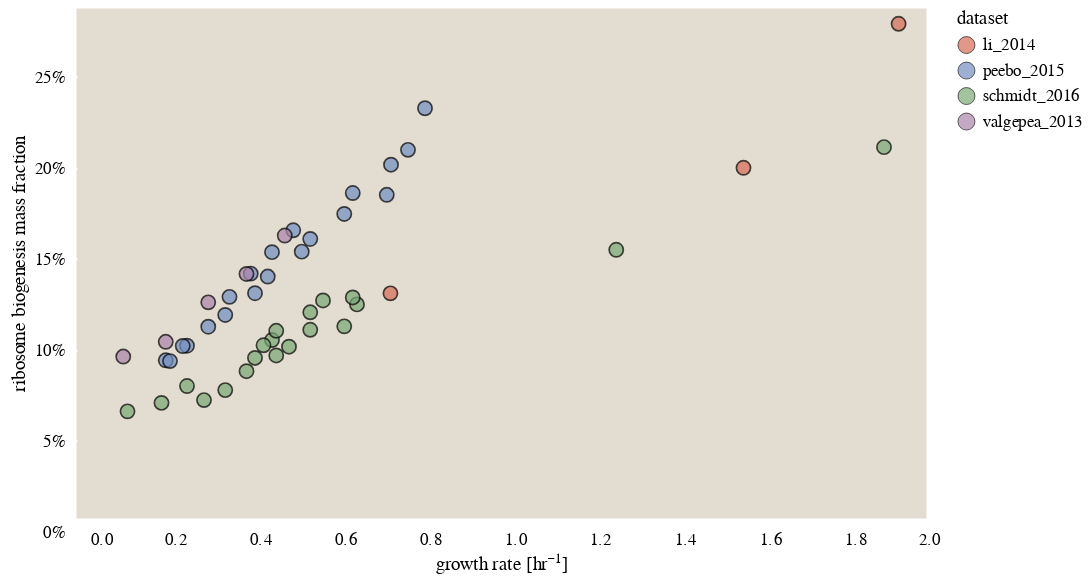

The cell this chart's notebook holds for it:
### Code cell
base = alt.Chart(ribo_frac, width=500, height=300)

# Define the defaults
defaults = {'stroke':alt.value('black'),
            'strokeWidth':alt.value(1),
            'fill':'dataset', 
            'x' : alt.X('growth_rate_hr', axis=alt.Axis(title='growth rate [hr\u207b\u00b9]')),
            'tooltip':['condition', 'dataset','growth_rate_hr']} 
           
# Encode the points. 
frac_mass = base.mark_point(size=70).encode( 
        y = alt.Y('frac_mass', axis=alt.Axis(format='%', title='ribosome biogenesis mass fraction')),
        **defaults
).interactive()

frac_mass

### Figure 1 — Vega-Lite specification as saved in the notebook (floating-point values rounded to 4 significant figures)
{"$schema": "https://vega.github.io/schema/vega-lite/v3.4.0.json", "config": {"axis": {"domainColor": null, "grid": false, "labelFont": "Lucida Sans", "tickColor": "white", "tickOffset": 8, "tickWidth": 1.5, "ticks": true, "titleFont": "Lucida Sans", "titleFontWeight": 400}, "background": "white", "group": {"fill": "#E3DCD0"}, "legend": {"labelFont": "Lucida Sans", "titleFont": "Lucida Sans", "titleFontWeight": 400}, "mark": {"stroke": "black", "strokeWidth": 0.5}, "range": {"category": ["#D56C55", "#738FC1", "#7AA974", "#AB85AC", "#7E9D90", "#905426", "#EAC264"]}, "title": {"anchor": "middle", "font": "Lucida Sans", "fontWeight": 400}, "view": {"fill": "#E3DCD0", "height": 300, "strokeWidth": 0, "width": 400}}, "data": {"name": "data-7541c774cba169085bc8da02d18144f1"}, "datasets": {"data-7541c774cba169085bc8da02d18144f1": [{"condition": "42C", "dataset": "schmidt_2016", "frac_mass": 0.1176, "frac_size": 0.2325, "growth_rate_hr": 0.66, "ribo_mass": 29.8, "ribo_size": 1216000.0, "tot_count": 4255553, "tot_mass": 253.5}, {"condition": "MOPS complete", "dataset": "li_2014", "frac_mass": 0.2716, "frac_size": 0.4356, "growth_rate_hr": 1.934, "ribo_mass": 184.9, "ribo_size": 7860819, "tot_count": 4255553, "tot_mass": 680.6}, {"condition": "MOPS complete without methionine", "dataset": "li_2014", "frac_mass": 0.1925, "frac_size": 0.3509, "growth_rate_hr": 1.569, "ribo_mass": 86.52, "ribo_size": 3656945, "tot_count": 4255553, "tot_mass": 449.3}, {"condition": "MOPS minimal", "dataset": "li_2014", "frac_mass": 0.1236, "frac_size": 0.2266, "growth_rate_hr": 0.7387, "ribo_mass": 29.39, "ribo_size": 1274867, "tot_count": 4255553, "tot_mass": 237.8}, {"condition": "acetate", "dataset": "schmidt_2016", "frac_mass": 0.065, "frac_size": 0.1362, "growth_rate_hr": 0.3, "ribo_mass": 13.63, "ribo_size": 553500.0, "tot_count": 4255553, "tot_mass": 209.7}, {"condition": "chemostat_u0.12", "dataset": "schmidt_2016", "frac_mass": 0.05882, "frac_size": 0.1216, "growth_rate_hr": 0.12, "ribo_mass": 11.22, "ribo_size": 442100.0, "tot_count": 4255553, "tot_mass": 190.8}, {"condition": "chemostat_u0.2", "dataset": "schmidt_2016", "frac_mass": 0.06347, "frac_size": 0.1314, "growth_rate_hr": 0.2, "ribo_mass": 12.63, "ribo_size": 502000.0, "tot_count": 4255553, "tot_mass": 199.0}, {"condition": "chemostat_u0.35", "dataset": "schmidt_2016", "frac_mass": 0.07048, "frac_size": 0.1443, "growth_rate_hr": 0.35, "ribo_mass": 15.18, "ribo_size": 602800.0, "tot_count": 4255553, "tot_mass": 215.3}, {"condition": "chemostat_u0.5", "dataset": "schmidt_2016", "frac_mass": 0.09433, "frac_size": 0.1894, "growth_rate_hr": 0.5, "ribo_mass": 21.98, "ribo_size": 869300.0, "tot_count": 4255553, "tot_mass": 233.0}, {"condition": "fructose", "dataset": "schmidt_2016", "frac_mass": 0.1214, "frac_size": 0.2401, "growth_rate_hr": 0.65, "ribo_mass": 30.61, "ribo_size": 1230000.0, "tot_count": 4255553, "tot_mass": 252.2}, {"condition": "fumarate", "dataset": "schmidt_2016", "frac_mass": 0.08816, "frac_size": 0.1759, "growth_rate_hr": 0.42, "ribo_mass": 19.7, "ribo_size": 791200.0, "tot_count": 4255553, "tot_mass": 223.4}, {"condition": "galactose", "dataset": "schmidt_2016", "frac_mass": 0.07273, "frac_size": 0.1493, "growth_rate_hr": 0.26, "ribo_mass": 14.93, "ribo_size": 612700.0, "tot_count": 4255553, "tot_mass": 205.4}, {"condition": "glucosamine", "dataset": "schmidt_2016", "frac_mass": 0.09799, "frac_size": 0.1938, "growth_rate_hr": 0.46, "ribo_mass": 22.36, "ribo_size": 915400.0, "tot_count": 4255553, "tot_mass": 228.2}, {"condition": "glucose", "dataset": "schmidt_2016", "frac_mass": 0.1197, "frac_size": 0.2345, "growth_rate_hr": 0.58, "ribo_mass": 29.1, "ribo_size": 1182376, "tot_count": 4255553, "tot_mass": 243.1}, {"condition": "glucose_minimal", "dataset": "peebo_2015", "frac_mass": 0.08685, "frac_size": 0.1682, "growth_rate_hr": 0.21, "ribo_mass": 16.25, "ribo_size": 629300.0, "tot_count": 4255553, "tot_mass": 187.1}, {"condition": "glucose_minimal", "dataset": "peebo_2015", "frac_mass": 0.08642, "frac_size": 0.1682, "growth_rate_hr": 0.22, "ribo_mass": 16.31, "ribo_size": 632000.0, "tot_count": 4255553, "tot_mass": 188.7}, {"condition": "glucose_minimal", "dataset": "peebo_2015", "frac_mass": 0.09487, "frac_size": 0.1828, "growth_rate_hr": 0.26, "ribo_mass": 18.52, "ribo_size": 717900.0, "tot_count": 4255553, "tot_mass": 195.2}, {"condition": "glucose_minimal", "dataset": "peebo_2015", "frac_mass": 0.1053, "frac_size": 0.2007, "growth_rate_hr": 0.31, "ribo_mass": 21.41, "ribo_size": 826300.0, "tot_count": 4255553, "tot_mass": 203.3}, {"condition": "glucose_minimal", "dataset": "peebo_2015", "frac_mass": 0.1217, "frac_size": 0.2265, "growth_rate_hr": 0.36, "ribo_mass": 25.73, "ribo_size": 991800.0, "tot_count": 4255553, "tot_mass": 211.5}, {"condition": "glucose_minimal", "dataset": "peebo_2015", "frac_mass": 0.1344, "frac_size": 0.249, "growth_rate_hr": 0.41, "ribo_mass": 29.52, "ribo_size": 1133000.0, "tot_count": 4255553, "tot_mass": 219.6}, {"condition": "glucose_minimal", "dataset": "peebo_2015", "frac_mass": 0.1462, "frac_size": 0.2677, "growth_rate_hr": 0.46, "ribo_mass": 33.3, "ribo_size": 1275000.0, "tot_count": 4255553, "tot_mass": 227.7}, {"condition": "glucose_minimal", "dataset": "peebo_2015", "frac_mass": 0.1582, "frac_size": 0.2862, "growth_rate_hr": 0.51, "ribo_mass": 37.32, "ribo_size": 1428000.0, "tot_count": 4255553, "tot_mass": 235.8}, {"condition": "glucose_minimal", "dataset": "valgepea_2013", "frac_mass": 0.0889, "frac_size": 0.1797, "growth_rate_hr": 0.11, "ribo_mass": 15.12, "ribo_size": 610900.0, "tot_count": 4255553, "tot_mass": 170.1}, {"condition": "glucose_minimal", "dataset": "valgepea_2013", "frac_mass": 0.09701, "frac_size": 0.2, "growth_rate_hr": 0.21, "ribo_mass": 17.4, "ribo_size": 700900.0, "tot_count": 4255553, "tot_mass": 179.3}, {"condition": "glucose_minimal", "dataset": "valgepea_2013", "frac_mass": 0.1187, "frac_size": 0.2384, "growth_rate_hr": 0.31, "ribo_mass": 22.43, "ribo_size": 888600.0, "tot_count": 4255553, "tot_mass": 189.0}, {"condition": "glucose_minimal", "dataset": "valgepea_2013", "frac_mass": 0.1342, "frac_size": 0.27, "growth_rate_hr": 0.4, "ribo_mass": 26.61, "ribo_size": 1075000.0, "tot_count": 4255553, "tot_mass": 198.2}, {"condition": "glucose_minimal", "dataset": "valgepea_2013", "frac_mass": 0.1554, "frac_size": 0.3048, "growth_rate_hr": 0.49, "ribo_mass": 32.29, "ribo_size": 1297014, "tot_count": 4255553, "tot_mass": 207.8}, {"condition": "glycerol", "dataset": "schmidt_2016", "frac_mass": 0.103, "frac_size": 0.2022, "growth_rate_hr": 0.47, "ribo_mass": 23.63, "ribo_size": 952400.0, "tot_count": 4255553, "tot_mass": 229.4}, {"condition": "glycerol_pAA", "dataset": "schmidt_2016", "frac_mass": 0.1475, "frac_size": 0.2825, "growth_rate_hr": 1.27, "ribo_mass": 51.58, "ribo_size": 2129000.0, "tot_count": 4255553, "tot_mass": 349.6}, {"condition": "lb_miller", "dataset": "schmidt_2016", "frac_mass": 0.2039, "frac_size": 0.363, "growth_rate_hr": 1.9, "ribo_mass": 99.33, "ribo_size": 4013000.0, "tot_count": 4255553, "tot_mass": 487.2}, {"condition": "mannose", "dataset": "schmidt_2016", "frac_mass": 0.0895, "frac_size": 0.1797, "growth_rate_hr": 0.47, "ribo_mass": 20.53, "ribo_size": 823200.0, "tot_count": 4255553, "tot_mass": 229.4}, {"condition": "osmotic_stress_glucose", "dataset": "schmidt_2016", "frac_mass": 0.1036, "frac_size": 0.2027, "growth_rate_hr": 0.55, "ribo_mass": 24.79, "ribo_size": 1072000.0, "tot_count": 4255553, "tot_mass": 239.2}, {"condition": "pH6", "dataset": "schmidt_2016", "frac_mass": 0.1055, "frac_size": 0.2048, "growth_rate_hr": 0.63, "ribo_mass": 26.32, "ribo_size": 1118000.0, "tot_count": 4255553, "tot_mass": 249.5}, {"condition": "pyruvate", "dataset": "schmidt_2016", "frac_mass": 0.08089, "frac_size": 0.1665, "growth_rate_hr": 0.4, "ribo_mass": 17.88, "ribo_size": 719100.0, "tot_count": 4255553, "tot_mass": 221.1}, {"condition": "rich", "dataset": "peebo_2015", "frac_mass": 0.09471, "frac_size": 0.1826, "growth_rate_hr": 0.25, "ribo_mass": 18.33, "ribo_size": 713900.0, "tot_count": 4255553, "tot_mass": 193.6}, {"condition": "rich", "dataset": "peebo_2015", "frac_mass": 0.1118, "frac_size": 0.2128, "growth_rate_hr": 0.35, "ribo_mass": 23.45, "ribo_size": 910500.0, "tot_count": 4255553, "tot_mass": 209.8}, {"condition": "rich", "dataset": "peebo_2015", "frac_mass": 0.1237, "frac_size": 0.2308, "growth_rate_hr": 0.42, "ribo_mass": 27.36, "ribo_size": 1056000.0, "tot_count": 4255553, "tot_mass": 221.2}, {"condition": "rich", "dataset": "peebo_2015", "frac_mass": 0.1328, "frac_size": 0.2476, "growth_rate_hr": 0.45, "ribo_mass": 30.03, "ribo_size": 1158000.0, "tot_count": 4255553, "tot_mass": 226.1}, {"condition": "rich", "dataset": "peebo_2015", "frac_mass": 0.1465, "frac_size": 0.2704, "growth_rate_hr": 0.53, "ribo_mass": 35.03, "ribo_size": 1348000.0, "tot_count": 4255553, "tot_mass": 239.1}, {"condition": "rich", "dataset": "peebo_2015", "frac_mass": 0.1535, "frac_size": 0.281, "growth_rate_hr": 0.55, "ribo_mass": 37.19, "ribo_size": 1429000.0, "tot_count": 4255553, "tot_mass": 242.3}, {"condition": "rich", "dataset": "peebo_2015", "frac_mass": 0.1672, "frac_size": 0.3017, "growth_rate_hr": 0.63, "ribo_mass": 42.69, "ribo_size": 1644000.0, "tot_count": 4255553, "tot_mass": 255.3}, {"condition": "rich", "dataset": "peebo_2015", "frac_mass": 0.1787, "frac_size": 0.3217, "growth_rate_hr": 0.65, "ribo_mass": 46.2, "ribo_size": 1781000.0, "tot_count": 4255553, "tot_mass": 258.6}, {"condition": "rich", "dataset": "peebo_2015", "frac_mass": 0.1777, "frac_size": 0.3189, "growth_rate_hr": 0.73, "ribo_mass": 48.26, "ribo_size": 1853000.0, "tot_count": 4255553, "tot_mass": 271.6}, {"condition": "rich", "dataset": "peebo_2015", "frac_mass": 0.1943, "frac_size": 0.3429, "growth_rate_hr": 0.74, "ribo_mass": 53.07, "ribo_size": 2032000.0, "tot_count": 4255553, "tot_mass": 273.2}, {"condition": "rich", "dataset": "peebo_2015", "frac_mass": 0.2024, "frac_size": 0.3538, "growth_rate_hr": 0.78, "ribo_mass": 56.61, "ribo_size": 2169000.0, "tot_count": 4255553, "tot_mass": 279.7}, {"condition": "rich", "dataset": "peebo_2015", "frac_mass": 0.2252, "frac_size": 0.3913, "growth_rate_hr": 0.82, "ribo_mass": 64.46, "ribo_size": 2459000.0, "tot_count": 4255553, "tot_mass": 286.2}, {"condition": "succinate", "dataset": "schmidt_2016", "frac_mass": 0.0951, "frac_size": 0.1907, "growth_rate_hr": 0.44, "ribo_mass": 21.47, "ribo_size": 865800.0, "tot_count": 4255553, "tot_mass": 225.8}, {"condition": "xylose", "dataset": "schmidt_2016", "frac_mass": 0.1132, "frac_size": 0.2248, "growth_rate_hr": 0.55, "ribo_mass": 27.08, "ribo_size": 1110000.0, "tot_count": 4255553, "tot_mass": 239.2}]}, "encoding": {"fill": {"field": "dataset", "type": "nominal"}, "stroke": {"value": "black"}, "strokeWidth": {"value": 1}, "tooltip": [{"field": "condition", "type": "nominal"}, {"field": "dataset", "type": "nominal"}, {"field": "growth_rate_hr", "type": "quantitative"}], "x": {"axis": {"title": "growth rate [hr⁻¹]"}, "field": "growth_rate_hr", "type": "quantitative"}, "y": {"axis": {"format": "%", "title": "ribosome biogenesis mass fraction"}, "field": "frac_mass", "type": "quantitative"}}, "height": 300, "mark": {"size": 70, "type": "point"}, "selection": {"selector031": {"bind": "scales", "encodings": ["x", "y"], "type": "interval"}}, "width": 500}
